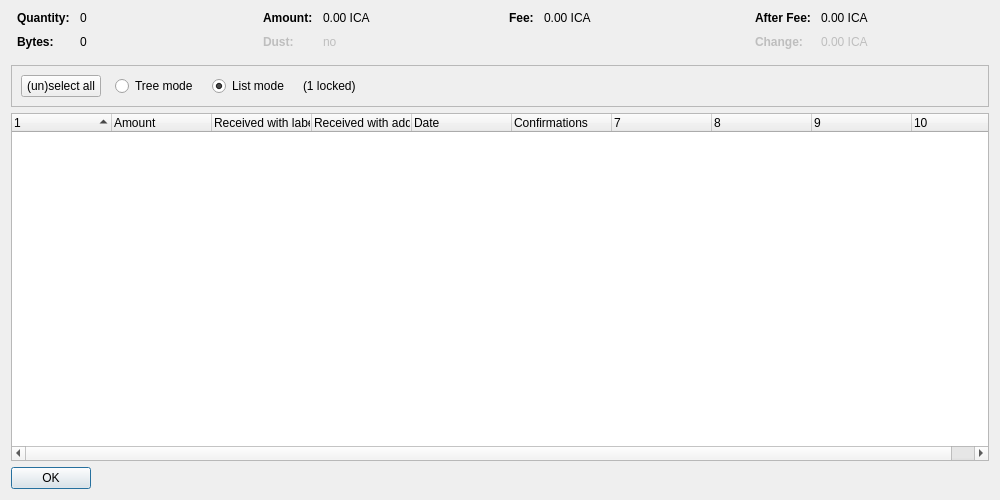
<?xml version="1.0" encoding="UTF-8"?>
<ui version="4.0">
 <class>CoinControlDialog</class>
 <widget class="QDialog" name="CoinControlDialog">
  <property name="geometry">
   <rect>
    <x>0</x>
    <y>0</y>
    <width>1000</width>
    <height>500</height>
   </rect>
  </property>
  <property name="windowTitle">
   <string>Coin Selection</string>
  </property>
  <layout class="QVBoxLayout" name="verticalLayout">
   <item>
    <layout class="QHBoxLayout" name="horizontalLayoutTop" stretch="0,0,0,0">
     <property name="topMargin">
      <number>0</number>
     </property>
     <property name="bottomMargin">
      <number>10</number>
     </property>
     <item>
      <layout class="QFormLayout" name="formLayoutCoinControl1">
       <property name="horizontalSpacing">
        <number>10</number>
       </property>
       <property name="verticalSpacing">
        <number>10</number>
       </property>
       <property name="leftMargin">
        <number>6</number>
       </property>
       <property name="rightMargin">
        <number>6</number>
       </property>
       <item row="0" column="0">
        <widget class="QLabel" name="labelCoinControlQuantityText">
         <property name="font">
          <font>
           <weight>75</weight>
           <bold>true</bold>
          </font>
         </property>
         <property name="text">
          <string>Quantity:</string>
         </property>
        </widget>
       </item>
       <item row="0" column="1">
        <widget class="QLabel" name="labelCoinControlQuantity">
         <property name="cursor">
          <cursorShape>IBeamCursor</cursorShape>
         </property>
         <property name="contextMenuPolicy">
          <enum>Qt::ActionsContextMenu</enum>
         </property>
         <property name="text">
          <string notr="true">0</string>
         </property>
         <property name="textInteractionFlags">
          <set>Qt::LinksAccessibleByMouse|Qt::TextSelectableByKeyboard|Qt::TextSelectableByMouse</set>
         </property>
        </widget>
       </item>
       <item row="1" column="0">
        <widget class="QLabel" name="labelCoinControlBytesText">
         <property name="font">
          <font>
           <weight>75</weight>
           <bold>true</bold>
          </font>
         </property>
         <property name="text">
          <string>Bytes:</string>
         </property>
        </widget>
       </item>
       <item row="1" column="1">
        <widget class="QLabel" name="labelCoinControlBytes">
         <property name="cursor">
          <cursorShape>IBeamCursor</cursorShape>
         </property>
         <property name="contextMenuPolicy">
          <enum>Qt::ActionsContextMenu</enum>
         </property>
         <property name="text">
          <string notr="true">0</string>
         </property>
         <property name="textInteractionFlags">
          <set>Qt::LinksAccessibleByMouse|Qt::TextSelectableByKeyboard|Qt::TextSelectableByMouse</set>
         </property>
        </widget>
       </item>
      </layout>
     </item>
     <item>
      <layout class="QFormLayout" name="formLayoutCoinControl2">
       <property name="horizontalSpacing">
        <number>10</number>
       </property>
       <property name="verticalSpacing">
        <number>10</number>
       </property>
       <property name="leftMargin">
        <number>6</number>
       </property>
       <property name="rightMargin">
        <number>6</number>
       </property>
       <item row="0" column="0">
        <widget class="QLabel" name="labelCoinControlAmountText">
         <property name="font">
          <font>
           <weight>75</weight>
           <bold>true</bold>
          </font>
         </property>
         <property name="text">
          <string>Amount:</string>
         </property>
        </widget>
       </item>
       <item row="0" column="1">
        <widget class="QLabel" name="labelCoinControlAmount">
         <property name="cursor">
          <cursorShape>IBeamCursor</cursorShape>
         </property>
         <property name="contextMenuPolicy">
          <enum>Qt::ActionsContextMenu</enum>
         </property>
         <property name="text">
          <string notr="true">0.00 ICA</string>
         </property>
         <property name="textInteractionFlags">
          <set>Qt::LinksAccessibleByMouse|Qt::TextSelectableByKeyboard|Qt::TextSelectableByMouse</set>
         </property>
        </widget>
       </item>
       <item row="1" column="0">
        <widget class="QLabel" name="labelCoinControlLowOutputText">
         <property name="enabled">
          <bool>false</bool>
         </property>
         <property name="font">
          <font>
           <weight>75</weight>
           <bold>true</bold>
          </font>
         </property>
         <property name="text">
          <string>Dust:</string>
         </property>
        </widget>
       </item>
       <item row="1" column="1">
        <widget class="QLabel" name="labelCoinControlLowOutput">
         <property name="enabled">
          <bool>false</bool>
         </property>
         <property name="cursor">
          <cursorShape>IBeamCursor</cursorShape>
         </property>
         <property name="contextMenuPolicy">
          <enum>Qt::ActionsContextMenu</enum>
         </property>
         <property name="text">
          <string notr="true">no</string>
         </property>
         <property name="textInteractionFlags">
          <set>Qt::LinksAccessibleByMouse|Qt::TextSelectableByKeyboard|Qt::TextSelectableByMouse</set>
         </property>
        </widget>
       </item>
      </layout>
     </item>
     <item>
      <layout class="QFormLayout" name="formLayoutCoinControl3">
       <property name="horizontalSpacing">
        <number>10</number>
       </property>
       <property name="verticalSpacing">
        <number>10</number>
       </property>
       <property name="leftMargin">
        <number>6</number>
       </property>
       <property name="rightMargin">
        <number>6</number>
       </property>
       <item row="0" column="0">
        <widget class="QLabel" name="labelCoinControlFeeText">
         <property name="font">
          <font>
           <weight>75</weight>
           <bold>true</bold>
          </font>
         </property>
         <property name="text">
          <string>Fee:</string>
         </property>
        </widget>
       </item>
       <item row="0" column="1">
        <widget class="QLabel" name="labelCoinControlFee">
         <property name="cursor">
          <cursorShape>IBeamCursor</cursorShape>
         </property>
         <property name="contextMenuPolicy">
          <enum>Qt::ActionsContextMenu</enum>
         </property>
         <property name="text">
          <string notr="true">0.00 ICA</string>
         </property>
         <property name="textInteractionFlags">
          <set>Qt::LinksAccessibleByMouse|Qt::TextSelectableByKeyboard|Qt::TextSelectableByMouse</set>
         </property>
        </widget>
       </item>
      </layout>
     </item>
     <item>
      <layout class="QFormLayout" name="formLayoutCoinControl4">
       <property name="horizontalSpacing">
        <number>10</number>
       </property>
       <property name="verticalSpacing">
        <number>10</number>
       </property>
       <property name="leftMargin">
        <number>6</number>
       </property>
       <property name="rightMargin">
        <number>6</number>
       </property>
       <item row="0" column="0">
        <widget class="QLabel" name="labelCoinControlAfterFeeText">
         <property name="font">
          <font>
           <weight>75</weight>
           <bold>true</bold>
          </font>
         </property>
         <property name="text">
          <string>After Fee:</string>
         </property>
        </widget>
       </item>
       <item row="0" column="1">
        <widget class="QLabel" name="labelCoinControlAfterFee">
         <property name="cursor">
          <cursorShape>IBeamCursor</cursorShape>
         </property>
         <property name="contextMenuPolicy">
          <enum>Qt::ActionsContextMenu</enum>
         </property>
         <property name="text">
          <string notr="true">0.00 ICA</string>
         </property>
         <property name="textInteractionFlags">
          <set>Qt::LinksAccessibleByMouse|Qt::TextSelectableByKeyboard|Qt::TextSelectableByMouse</set>
         </property>
        </widget>
       </item>
       <item row="1" column="0">
        <widget class="QLabel" name="labelCoinControlChangeText">
         <property name="enabled">
          <bool>false</bool>
         </property>
         <property name="font">
          <font>
           <weight>75</weight>
           <bold>true</bold>
          </font>
         </property>
         <property name="text">
          <string>Change:</string>
         </property>
        </widget>
       </item>
       <item row="1" column="1">
        <widget class="QLabel" name="labelCoinControlChange">
         <property name="enabled">
          <bool>false</bool>
         </property>
         <property name="cursor">
          <cursorShape>IBeamCursor</cursorShape>
         </property>
         <property name="contextMenuPolicy">
          <enum>Qt::ActionsContextMenu</enum>
         </property>
         <property name="text">
          <string notr="true">0.00 ICA</string>
         </property>
         <property name="textInteractionFlags">
          <set>Qt::LinksAccessibleByMouse|Qt::TextSelectableByKeyboard|Qt::TextSelectableByMouse</set>
         </property>
        </widget>
       </item>
      </layout>
     </item>
    </layout>
   </item>
   <item>
    <widget class="QFrame" name="frame">
     <property name="minimumSize">
      <size>
       <width>0</width>
       <height>40</height>
      </size>
     </property>
     <property name="frameShape">
      <enum>QFrame::StyledPanel</enum>
     </property>
     <property name="frameShadow">
      <enum>QFrame::Sunken</enum>
     </property>
     <layout class="QHBoxLayout" name="horizontalLayout">
      <item>
       <layout class="QHBoxLayout" name="horizontalLayoutPanel" stretch="0,0,0,0,0">
        <property name="spacing">
         <number>14</number>
        </property>
        <item>
         <widget class="QPushButton" name="pushButtonSelectAll">
          <property name="sizePolicy">
           <sizepolicy hsizetype="Maximum" vsizetype="Fixed">
            <horstretch>0</horstretch>
            <verstretch>0</verstretch>
           </sizepolicy>
          </property>
          <property name="text">
           <string>(un)select all</string>
          </property>
          <property name="autoDefault">
           <bool>false</bool>
          </property>
         </widget>
        </item>
        <item>
         <widget class="QRadioButton" name="radioTreeMode">
          <property name="sizePolicy">
           <sizepolicy hsizetype="Maximum" vsizetype="Fixed">
            <horstretch>0</horstretch>
            <verstretch>0</verstretch>
           </sizepolicy>
          </property>
          <property name="text">
           <string>Tree mode</string>
          </property>
         </widget>
        </item>
        <item>
         <widget class="QRadioButton" name="radioListMode">
          <property name="sizePolicy">
           <sizepolicy hsizetype="Maximum" vsizetype="Fixed">
            <horstretch>0</horstretch>
            <verstretch>0</verstretch>
           </sizepolicy>
          </property>
          <property name="text">
           <string>List mode</string>
          </property>
          <property name="checked">
           <bool>true</bool>
          </property>
         </widget>
        </item>
        <item>
         <widget class="QLabel" name="labelLocked">
          <property name="text">
           <string notr="true">(1 locked)</string>
          </property>
         </widget>
        </item>
        <item>
         <spacer name="horizontalSpacer">
          <property name="orientation">
           <enum>Qt::Horizontal</enum>
          </property>
          <property name="sizeHint" stdset="0">
           <size>
            <width>40</width>
            <height>20</height>
           </size>
          </property>
         </spacer>
        </item>
       </layout>
      </item>
     </layout>
    </widget>
   </item>
   <item>
    <widget class="CoinControlTreeWidget" name="treeWidget">
     <property name="contextMenuPolicy">
      <enum>Qt::CustomContextMenu</enum>
     </property>
     <property name="sortingEnabled">
      <bool>false</bool>
     </property>
     <property name="columnCount">
      <number>10</number>
     </property>
     <attribute name="headerShowSortIndicator" stdset="0">
      <bool>true</bool>
     </attribute>
     <attribute name="headerStretchLastSection">
      <bool>false</bool>
     </attribute>
     <column>
      <property name="text">
       <string/>
      </property>
     </column>
     <column>
      <property name="text">
       <string>Amount</string>
      </property>
     </column>
     <column>
      <property name="text">
       <string>Received with label</string>
      </property>
     </column>
     <column>
      <property name="text">
       <string>Received with address</string>
      </property>
     </column>
     <column>
      <property name="text">
       <string>Date</string>
      </property>
     </column>
     <column>
      <property name="text">
       <string>Confirmations</string>
      </property>
      <property name="toolTip">
       <string>Confirmed</string>
      </property>
     </column>
     <column>
      <property name="text">
       <string/>
      </property>
     </column>
     <column>
      <property name="text">
       <string/>
      </property>
     </column>
     <column>
      <property name="text">
       <string/>
      </property>
     </column>
     <column>
      <property name="text">
       <string/>
      </property>
     </column>
    </widget>
   </item>
   <item>
    <widget class="QDialogButtonBox" name="buttonBox">
     <property name="sizePolicy">
      <sizepolicy hsizetype="Maximum" vsizetype="Fixed">
       <horstretch>0</horstretch>
       <verstretch>0</verstretch>
      </sizepolicy>
     </property>
     <property name="orientation">
      <enum>Qt::Horizontal</enum>
     </property>
     <property name="standardButtons">
      <set>QDialogButtonBox::Ok</set>
     </property>
    </widget>
   </item>
  </layout>
 </widget>
 <customwidgets>
  <customwidget>
   <class>CoinControlTreeWidget</class>
   <extends>QTreeWidget</extends>
   <header>qt/coincontroltreewidget.h</header>
  </customwidget>
 </customwidgets>
 <resources/>
 <connections/>
</ui>
